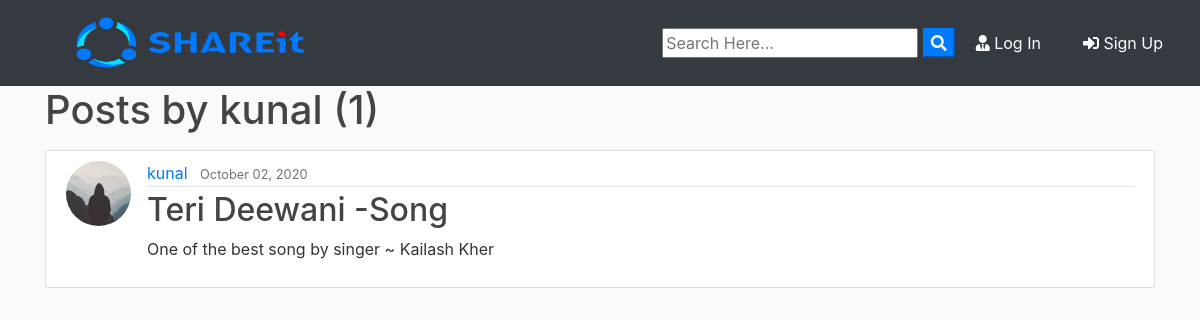
The app's page /user/kunal with its own data.
### blog/models.py (models this page shows, shortened)
class Post(models.Model):
	title = models.CharField(max_length=100)
	file = models.FileField(null=True,blank=True,upload_to='Files')
	content = models.TextField()
	date_posted = models.DateTimeField(default=timezone.now)
	author = models.ForeignKey(User, on_delete=models.CASCADE)

### users/models.py (models this page shows, shortened)
class Profile(models.Model):
    user = models.OneToOneField(User, on_delete=models.CASCADE)
    image = models.ImageField(default='default.jpg', upload_to='profile_pics')

### blog/views.py (the view)
# urls.py: path('user/<str:username>', UserPostListView.as_view(), name='user-posts'),
class UserPostListView(ListView):
    model = Post
    template_name = 'blog/user_posts.html'  # <app>/<model>_<viewtype>.html
    context_object_name = 'posts'
    paginate_by = 2
    def get_queryset(self):
        user = get_object_or_404(User, username=self.kwargs.get('username'))
        return Post.objects.filter(author=user).order_by('-date_posted')

### blog/templates/blog/user_posts.html (shortened to what this page needs)
{% extends "blog/base.html" %}
{% block content %}
    <h1 class="mb-3">Posts by {{ view.kwargs.username }} ({{ page_obj.paginator.count }})</h1>
    {% for post in posts %}
        <article class="media content-section">
          <img class="rounded-circle article-img" src="{{ post.author.profile.image.url }}">
          <div class="media-body">
            <div class="article-metadata">
              <a class="mr-2" href="{% url 'user-posts' post.author.username %}">{{ post.author }}</a>
              <small class="text-muted">{{ post.date_posted|date:"F d, Y" }}</small>
            </div>
            <h2><a class="article-title" href="{% url 'post-detail' post.id %}">{{ post.title }}</a></h2>
            <p class="article-content">{{ post.content }}</p>
          </div>
        </article>
    {% endfor %}
{% endblock content %}

### blog/static/blog/main.css (style rules this page uses)
body { background: #fafafa; color: #333333; margin-top: 0; }
h1, h2, h3, h4, h5, h6 { color: #444444; }
.content-section { background: #ffffff; padding: 10px 20px; border: 1px solid #dddddd; border-radius: 3px; margin-bottom: 20px; }
.article-title { color: #444444; }
.article-content { white-space: pre-line; }
.article-img { height: 65px; width: 65px; margin-right: 16px; }
.article-metadata { padding-bottom: 1px; margin-bottom: 4px; border-bottom: 1px solid #e3e3e3 }

### records on screen
Post: author.profile.image (placeholder picture), author "kunal", date_posted "October 02, 2020", title "Teri Deewani -Song", content "One of the best song by singer ~ Kailash Kher"

### other values on screen
{{ view.kwargs.username }} "kunal"
{{ page_obj.paginator.count }} "1"
